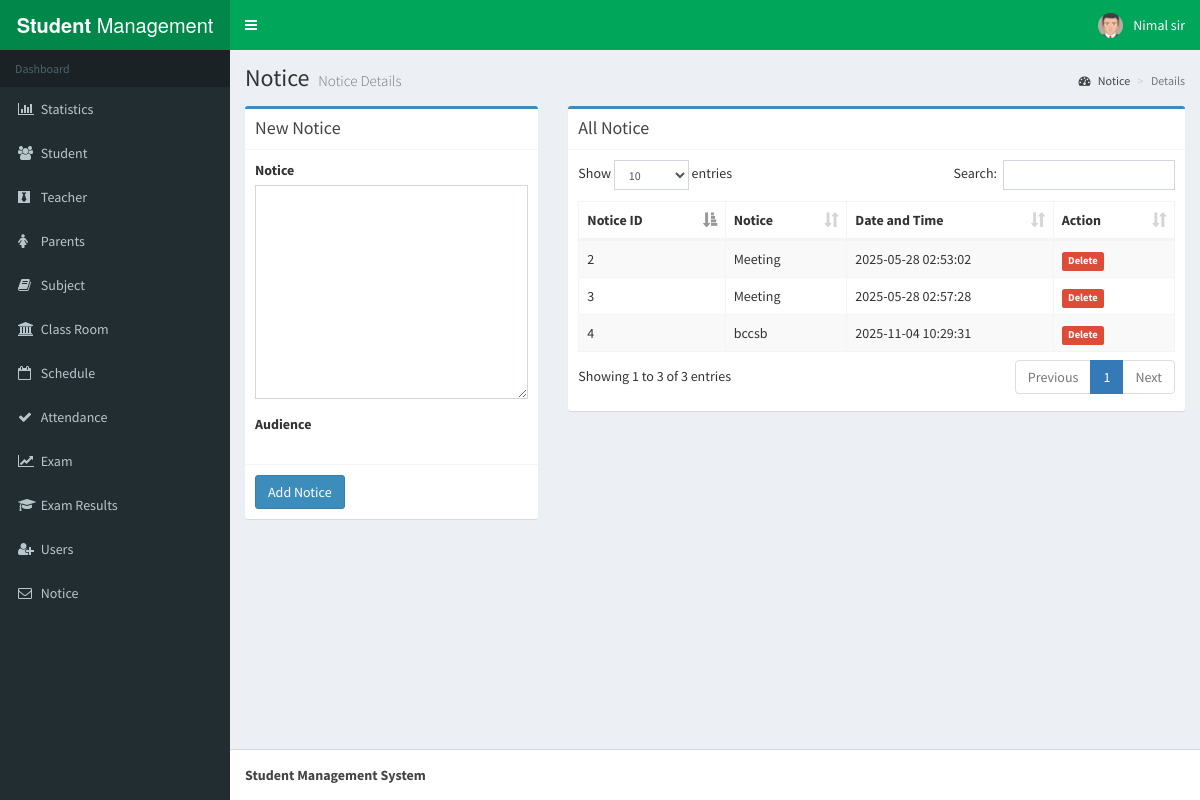
/notice.php (signed in), run on the app's committed database.
### tables this page shows
CREATE TABLE `notice` (
  `id` int(11) NOT NULL,
  `notice` varchar(1500) NOT NULL,
  `odience` varchar(100) NOT NULL,
  `date` datetime NOT NULL
);

### notice.php (the view, shortened to what this page needs)
<?php session_start();
include_once 'database.php';
?>
<!DOCTYPE html>
<html>
<head>
  <link rel="stylesheet" href="bower_components/bootstrap/dist/css/bootstrap.min.css">
  <link rel="stylesheet" href="bower_components/font-awesome/css/font-awesome.min.css">
  <link rel="stylesheet" href="bower_components/Ionicons/css/ionicons.min.css">
    <link rel="stylesheet" href="bower_components/datatables.net-bs/css/dataTables.bootstrap.min.css">
  <link rel="stylesheet" href="bower_components/bootstrap-daterangepicker/daterangepicker.css">
    <link rel="stylesheet" href="plugins/timepicker/bootstrap-timepicker.min.css">
  <link rel="stylesheet" href="bower_components/bootstrap-datepicker/dist/css/bootstrap-datepicker.min.css">
  <link rel="stylesheet" href="bower_components/select2/dist/css/select2.min.css">
  <link rel="stylesheet" href="dist/css/AdminLTE.min.css">
  <link rel="stylesheet" href="dist/css/skins/_all-skins.min.css">
</head>
<body class="hold-transition skin-green sidebar-mini">
<div class="wrapper">
 <?php include_once 'header.php'; ?>
  <?php include_once 'sidebar.php'; ?>
  <div class="content-wrapper">
    <section class="content-header">
      <h1>
        Notice
        <small>Notice Details</small>
      </h1>
      <ol class="breadcrumb">
        <li><a href="#"><i class="fa fa-dashboard"></i> Notice</a></li>
        <li class="active">Details</li>
      </ol>
    </section>
    <section class="content">
 <div class="row">
 <div class="col-xs-4">
          <div class="box box-primary">
            <div class="box-header with-border">
              <h3 class="box-title">New Notice</h3>
            </div>
            <form role="form" method="POST" >
              <div class="box-body">
                    <div class="form-group">
    <label for="exampleFormControlTextarea1">Notice</label>
    <textarea name="notice" class="form-control" id="exampleFormControlTextarea1" rows="10"></textarea>
  </div>
                <div class="form-group">
                <label>Audience </label>
                </div>
              </div>
              <div class="box-footer">
                <button type="submit" name="submit" value="submit" class="btn btn-primary">Add Notice</button>
              </div>
            </form>
          </div></div>
          <div class="col-xs-8">
          <div class="box box-primary">
            <div class="box-header with-border">
              <h3 class="box-title">All Notice</h3>
            </div>
            <div class="box-body">
              <table id="example1" class="table table-bordered table-striped">
                <thead>
                <tr>
                  <th>Notice ID</th>
                  <th>Notice</th>
                  <th>Date and Time</th><th>Action</th>
                </tr>
                </thead>
                <tbody>
                  <?php
                  $sql = "SELECT * FROM notice";
                  $result = $conn->query($sql);
                  if ($result->num_rows > 0) {
                     while($row = $result->fetch_assoc()) {
                      echo "<tr><td> " . $row["id"]. " </td><td> " . $row["notice"]." </td><td> " . $row["date"]." </td>
                      <td><a href='Notice.php?delete=". $row["id"]."'><small class='label  bg-red'>Delete</small></a>
                      </td></tr>";
                       }
                                  }
                  ?>
                </tbody>
              </table>
            </div>
          </div>
          </div>
        </div>
    </section>
  </div>
   <?php include_once 'footer.php'; ?>
</div>
</body>
</html>

### data on the page
notice: id "2", notice "Meeting", date "2025-05-28 02:53:02"
notice: id "3", notice "Meeting", date "2025-05-28 02:57:28"
notice: id "4", notice "bccsb", date "2025-11-04 10:29:31"

### other printed values
$_SESSION['user'] "Nimal sir"
